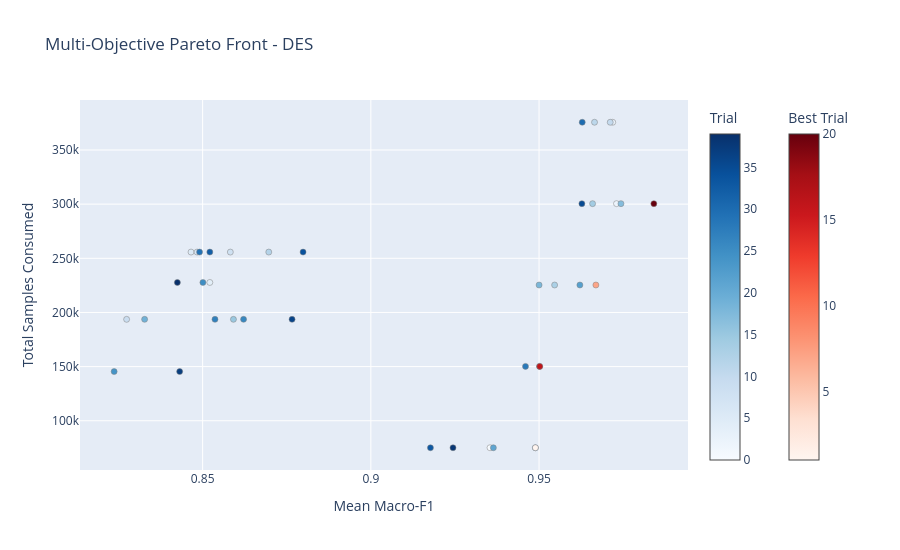

Source (notebook cell):
### Code cell
from optuna.visualization import plot_pareto_front

fig = plot_pareto_front(
    study,
    target_names=["Mean Macro-F1", "Total Samples Consumed"]
)
fig.update_layout(
    title=f"Multi-Objective Pareto Front - {TARGET_REGION}",
    width=900,
    height=550
)
fig.show()

# Optional: export interactive HTML
fig.write_html(output_config_dir / f"{TARGET_REGION}_pareto_frontier.html")

### Figure 1 — Plotly figure (JSON) as saved in the notebook; plotly's stock layout.template omitted (floating-point values rounded to 4 significant figures)
{"data": [{"hovertemplate": "%{text}<extra>Trial</extra>", "marker": {"color": [0, 2, 3, 4, 5, 6, 8, 9, 10, 11, 12, 13, 14, 15, 17, 18, 19, 21, 22, 23, 24, 25, 26, 27, 28, 29, 30, 31, 32, 33, 34, 35, 36, 37, 38, 39], "colorbar": {"title": {"text": "Trial"}}, "colorscale": [[0, "rgb(247,251,255)"], [0.125, "rgb(222,235,247)"], [0.25, "rgb(198,219,239)"], [0.375, "rgb(158,202,225)"], [0.5, "rgb(107,174,214)"], [0.625, "rgb(66,146,198)"], [0.75, "rgb(33,113,181)"], [0.875, "rgb(8,81,156)"], [1, "rgb(8,48,107)"]], "line": {"color": "Grey", "width": 0.5}}, "mode": "markers", "showlegend": false, "text": ["{<br>  \"number\": 0,<br>  \"values\": [<br>    0.9354234128968871,<br>    75101.0<br>  ],<br>  \"params\": {<br>    \"sampling_strategy\": \"stratified\",<br>    \"feature_strategy\": \"all\",<br>    \"max_input_features\": 86,<br>    \"train_fraction\": 0.2,<br>    \"numberOfTrees\": 75,<br>    \"minLeafPopulation\": 5<br>  }<br>}", "{<br>  \"number\": 2,<br>  \"values\": [<br>    0.9730233123727845,<br>    300458.0<br>  ],<br>  \"params\": {<br>    \"sampling_strategy\": \"stratified\",<br>    \"feature_strategy\": \"uncorrelated\",<br>    \"train_fraction\": 0.8,<br>    \"numberOfTrees\": 150,<br>    \"minLeafPopulation\": 3<br>  }<br>}", "{<br>  \"number\": 3,<br>  \"values\": [<br>    0.971902771277363,<br>    375603.0<br>  ],<br>  \"params\": {<br>    \"sampling_strategy\": \"stratified\",<br>    \"feature_strategy\": \"uncorrelated\",<br>    \"train_fraction\": 1.0,<br>    \"numberOfTrees\": 150,<br>    \"minLeafPopulation\": 5<br>  }<br>}", "{<br>  \"number\": 4,<br>  \"values\": [<br>    0.8521395264732607,<br>    227700.0<br>  ],<br>  \"params\": {<br>    \"sampling_strategy\": \"reference_balanced\",<br>    \"feature_strategy\": \"all\",<br>    \"max_input_features\": 59,<br>    \"train_fraction\": 0.8,<br>    \"numberOfTrees\": 125,<br>    \"minLeafPopulation\": 3<br>  }<br>}", "{<br>  \"number\": 5,<br>  \"values\": [<br>    0.8465492962162465,<br>    255749.0<br>  ],<br>  \"params\": {<br>    \"sampling_strategy\": \"reference_balanced\",<br>    \"feature_strategy\": \"uncorrelated\",<br>    \"train_fraction\": 1.0,<br>    \"numberOfTrees\": 75,<br>    \"minLeafPopulation\": 7<br>  }<br>}", "{<br>  \"number\": 6,<br>  \"values\": [<br>    0.8483526884001742,<br>    255749.0<br>  ],<br>  \"params\": {<br>    \"sampling_strategy\": \"reference_balanced\",<br>    \"feature_strategy\": \"uncorrelated\",<br>    \"train_fraction\": 1.0,<br>    \"numberOfTrees\": 100,<br>    \"minLeafPopulation\": 7<br>  }<br>}", "{<br>  \"number\": 8,<br>  \"values\": [<br>    0.8582317549486987,<br>    255749.0<br>  ],<br>  \"params\": {<br>    \"sampling_strategy\": \"reference_balanced\",<br>    \"feature_strategy\": \"all\",<br>    \"max_input_features\": 26,<br>    \"train_fraction\": 1.0,<br>    \"numberOfTrees\": 100,<br>    \"minLeafPopulation\": 6<br>  }<br>}", "{<br>  \"number\": 9,<br>  \"values\": [<br>    0.8274031072423054,<br>    193645.0<br>  ],<br>  \"params\": {<br>    \"sampling_strategy\": \"reference_balanced\",<br>    \"feature_strategy\": \"all\",<br>    \"max_input_features\": 93,<br>    \"train_fraction\": 0.6000000000000001,<br>    \"numberOfTrees\": 50,<br>    \"minLeafPopulation\": 12<br>  }<br>}", "{<br>  \"number\": 10,<br>  \"values\": [<br>    0.9711578580451606,<br>    375603.0<br>  ],<br>  \"params\": {<br>    \"sampling_strategy\": \"stratified\",<br>    \"feature_strategy\": \"all\",<br>    \"max_input_features\": 49,<br>    \"train_fraction\": 1.0,<br>    \"numberOfTrees\": 125,<br>    \"minLeafPopulation\": 8<br>  }<br>}", "{<br>  \"number\": 11,<br>  \"values\": [<br>    0.9664883455590092,<br>    375603.0<br>  ],<br>  \"params\": {<br>    \"sampling_strategy\": \"stratified\",<br>    \"feature_strategy\": \"all\",<br>    \"max_input_features\": 90,<br>    \"train_fraction\": 1.0,<br>    \"numberOfTrees\": 150,<br>    \"minLeafPopulation\": 6<br>  }<br>}", "{<br>  \"number\": 12,<br>  \"values\": [<br>    0.8696580487181527,<br>    255749.0<br>  ],<br>  \"params\": {<br>    \"sampling_strategy\": \"reference_balanced\",<br>    \"feature_strategy\": \"all\",<br>    \"max_input_features\": 40,<br>    \"train_fraction\": 1.0,<br>    \"numberOfTrees\": 50,<br>    \"minLeafPopulation\": 2<br>  }<br>}", "{<br>  \"number\": 13,<br>  \"values\": [<br>    0.9546253357438093,<br>    225344.0<br>  ],<br>  \"params\": {<br>    \"sampling_strategy\": \"stratified\",<br>    \"feature_strategy\": \"uncorrelated\",<br>    \"train_fraction\": 0.6000000000000001,<br>    \"numberOfTrees\": 125,<br>    \"minLeafPopulation\": 11<br>  }<br>}", "{<br>  \"number\": 14,<br>  \"values\": [<br>    0.9659093881627578,<br>    300458.0<br>  ],<br>  \"params\": {<br>    \"sampling_strategy\": \"stratified\",<br>    \"feature_strategy\": \"uncorrelated\",<br>    \"train_fraction\": 0.8,<br>    \"numberOfTrees\": 125,<br>    \"minLeafPopulation\": 7<br>  }<br>}", "{<br>  \"number\": 15,<br>  \"values\": [<br>    0.8591591374463401,<br>    193645.0<br>  ],<br>  \"params\": {<br>    \"sampling_strategy\": \"reference_balanced\",<br>    \"feature_strategy\": \"uncorrelated\",<br>    \"train_fraction\": 0.6000000000000001,<br>    \"numberOfTrees\": 75,<br>    \"minLeafPopulation\": 3<br>  }<br>}", "{<br>  \"number\": 17,<br>  \"values\": [<br>    0.9743449844892784,<br>    300458.0<br>  ],<br>  \"params\": {<br>    \"sampling_strategy\": \"stratified\",<br>    \"feature_strategy\": \"uncorrelated\",<br>    \"train_fraction\": 0.8,<br>    \"numberOfTrees\": 125,<br>    \"minLeafPopulation\": 2<br>  }<br>}", "{<br>  \"number\": 18,<br>  \"values\": [<br>    0.9500080665720512,<br>    225344.0<br>  ],<br>  \"params\": {<br>    \"sampling_strategy\": \"stratified\",<br>    \"feature_strategy\": \"all\",<br>    \"max_input_features\": 71,<br>    \"train_fraction\": 0.6000000000000001,<br>    \"numberOfTrees\": 150,<br>    \"minLeafPopulation\": 12<br>  }<br>}", "{<br>  \"number\": 19,<br>  \"values\": [<br>    0.8327547443250422,<br>    193645.0<br>  ],<br>  \"params\": {<br>    \"sampling_strategy\": \"reference_balanced\",<br>    \"feature_strategy\": \"all\",<br>    \"max_input_features\": 77,<br>    \"train_fraction\": 0.6000000000000001,<br>    \"numberOfTrees\": 150,<br>    \"minLeafPopulation\": 10<br>  }<br>}", "{<br>  \"number\": 21,<br>  \"values\": [<br>    0.9364205138838004,<br>    75101.0<br>  ],<br>  \"params\": {<br>    \"sampling_strategy\": \"stratified\",<br>    \"feature_strategy\": \"all\",<br>    \"max_input_features\": 79,<br>    \"train_fraction\": 0.2,<br>    \"numberOfTrees\": 125,<br>    \"minLeafPopulation\": 5<br>  }<br>}", "{<br>  \"number\": 22,<br>  \"values\": [<br>    0.9621367943096057,<br>    225344.0<br>  ],<br>  \"params\": {<br>    \"sampling_strategy\": \"stratified\",<br>    \"feature_strategy\": \"uncorrelated\",<br>    \"train_fraction\": 0.6000000000000001,<br>    \"numberOfTrees\": 100,<br>    \"minLeafPopulation\": 6<br>  }<br>}", "{<br>  \"number\": 23,<br>  \"values\": [<br>    0.9501317331082886,<br>    150215.0<br>  ],<br>  \"params\": {<br>    \"sampling_strategy\": \"stratified\",<br>    \"feature_strategy\": \"uncorrelated\",<br>    \"train_fraction\": 0.4,<br>    \"numberOfTrees\": 125,<br>    \"minLeafPopulation\": 7<br>  }<br>}", "{<br>  \"number\": 24,<br>  \"values\": [<br>    0.8236959922809857,<br>    145434.0<br>  ],<br>  \"params\": {<br>    \"sampling_strategy\": \"reference_balanced\",<br>    \"feature_strategy\": \"all\",<br>    \"max_input_features\": 79,<br>    \"train_fraction\": 0.4,<br>    \"numberOfTrees\": 75,<br>    \"minLeafPopulation\": 12<br>  }<br>}", "{<br>  \"number\": 25,<br>  \"values\": [<br>    0.8500809439453662,<br>    227700.0<br>  ],<br>  \"params\": {<br>    \"sampling_strategy\": \"reference_balanced\",<br>    \"feature_strategy\": \"uncorrelated\",<br>    \"train_fraction\": 0.8,<br>    \"numberOfTrees\": 150,<br>    \"minLeafPopulation\": 5<br>  }<br>}", "{<br>  \"number\": 26,<br>  \"values\": [<br>    0.8621670133637,<br>    193645.0<br>  ],<br>  \"params\": {<br>    \"sampling_strategy\": \"reference_balanced\",<br>    \"feature_strategy\": \"uncorrelated\",<br>    \"train_fraction\": 0.6000000000000001,<br>    \"numberOfTrees\": 125,<br>    \"minLeafPopulation\": 3<br>  }<br>}", "{<br>  \"number\": 27,<br>  \"values\": [<br>    0.8536684527251354,<br>    193645.0<br>  ],<br>  \"params\": {<br>    \"sampling_strategy\": \"reference_balanced\",<br>    \"feature_strategy\": \"uncorrelated\",<br>    \"train_fraction\": 0.6000000000000001,<br>    \"numberOfTrees\": 150,<br>    \"minLeafPopulation\": 4<br>  }<br>}", "{<br>  \"number\": 28,<br>  \"values\": [<br>    0.9459709683787139,<br>    150215.0<br>  ],<br>  \"params\": {<br>    \"sampling_strategy\": \"stratified\",<br>    \"feature_strategy\": \"uncorrelated\",<br>    \"train_fraction\": 0.4,<br>    \"numberOfTrees\": 150,<br>    \"minLeafPopulation\": 9<br>  }<br>}", "{<br>  \"number\": 29,<br>  \"values\": [<br>    0.8490893519064265,<br>    255749.0<br>  ],<br>  \"params\": {<br>    \"sampling_strategy\": \"reference_balanced\",<br>    \"feature_strategy\": \"uncorrelated\",<br>    \"train_fraction\": 1.0,<br>    \"numberOfTrees\": 100,<br>    \"minLeafPopulation\": 8<br>  }<br>}", "{<br>  \"number\": 30,<br>  \"values\": [<br>    0.9628304102532607,<br>    375603.0<br>  ],<br>  \"params\": {<br>    \"sampling_strategy\": \"stratified\",<br>    \"feature_strategy\": \"all\",<br>    \"max_input_features\": 58,<br>    \"train_fraction\": 1.0,<br>    \"numberOfTrees\": 150,<br>    \"minLeafPopulation\": 12<br>  }<br>}", "{<br>  \"number\": 31,<br>  \"values\": [<br>    0.9489070828400363,<br>    75101.0<br>  ],<br>  \"params\": {<br>    \"sampling_strategy\": \"stratified\",<br>    \"feature_strategy\": \"all\",<br>    \"max_input_features\": 76,<br>    \"train_fraction\": 0.2,<br>    \"numberOfTrees\": 125,<br>    \"minLeafPopulation\": 2<br>  }<br>}", "{<br>  \"number\": 32,<br>  \"values\": [<br>    0.852137505809213,<br>    255749.0<br>  ],<br>  \"params\": {<br>    \"sampling_strategy\": \"reference_balanced\",<br>    \"feature_strategy\": \"all\",<br>    \"max_input_features\": 52,<br>    \"train_fraction\": 1.0,<br>    \"numberOfTrees\": 50,<br>    \"minLeafPopulation\": 5<br>  }<br>}", "{<br>  \"number\": 33,<br>  \"values\": [<br>    0.9177130322045347,<br>    75101.0<br>  ],<br>  \"params\": {<br>    \"sampling_strategy\": \"stratified\",<br>    \"feature_strategy\": \"all\",<br>    \"max_input_features\": 35,<br>    \"train_fraction\": 0.2,<br>    \"numberOfTrees\": 150,<br>    \"minLeafPopulation\": 12<br>  }<br>}", "{<br>  \"number\": 34,<br>  \"values\": [<br>    0.8798500774584279,<br>    255749.0<br>  ],<br>  \"params\": {<br>    \"sampling_strategy\": \"reference_balanced\",<br>    \"feature_strategy\": \"all\",<br>    \"max_input_features\": 28,<br>    \"train_fraction\": 1.0,<br>    \"numberOfTrees\": 100,<br>    \"minLeafPopulation\": 2<br>  }<br>}", "{<br>  \"number\": 35,<br>  \"values\": [<br>    0.9627317133203332,<br>    300458.0<br>  ],<br>  \"params\": {<br>    \"sampling_strategy\": \"stratified\",<br>    \"feature_strategy\": \"uncorrelated\",<br>    \"train_fraction\": 0.8,<br>    \"numberOfTrees\": 50,<br>    \"minLeafPopulation\": 8<br>  }<br>}", "{<br>  \"number\": 36,<br>  \"values\": [<br>    0.8765778895176061,<br>    193645.0<br>  ],<br>  \"params\": {<br>    \"sampling_strategy\": \"reference_balanced\",<br>    \"feature_strategy\": \"uncorrelated\",<br>    \"train_fraction\": 0.6000000000000001,<br>    \"numberOfTrees\": 150,<br>    \"minLeafPopulation\": 2<br>  }<br>}", "{<br>  \"number\": 37,<br>  \"values\": [<br>    0.8431697410729414,<br>    145434.0<br>  ],<br>  \"params\": {<br>    \"sampling_strategy\": \"reference_balanced\",<br>    \"feature_strategy\": \"uncorrelated\",<br>    \"train_fraction\": 0.4,<br>    \"numberOfTrees\": 100,<br>    \"minLeafPopulation\": 9<br>  }<br>}", "{<br>  \"number\": 38,<br>  \"values\": [<br>    0.9244155475848104,<br>    75101.0<br>  ],<br>  \"params\": {<br>    \"sampling_strategy\": \"stratified\",<br>    \"feature_strategy\": \"uncorrelated\",<br>    \"train_fraction\": 0.2,<br>    \"numberOfTrees\": 125,<br>    \"minLeafPopulation\": 9<br>  }<br>}", "{<br>  \"number\": 39,<br>  \"values\": [<br>    0.8424890073554504,<br>    227700.0<br>  ],<br>  \"params\": {<br>    \"sampling_strategy\": \"reference_balanced\",<br>    \"feature_strategy\": \"uncorrelated\",<br>    \"train_fraction\": 0.8,<br>    \"numberOfTrees\": 150,<br>    \"minLeafPopulation\": 11<br>  }<br>}"], "type": "scatter", "x": [0.9354, 0.973, 0.9719, 0.8521, 0.8465, 0.8484, 0.8582, 0.8274, 0.9712, 0.9665, 0.8697, 0.9546, 0.9659, 0.8592, 0.9743, 0.95, 0.8328, 0.9364, 0.9621, 0.9501, 0.8237, 0.8501, 0.8622, 0.8537, 0.946, 0.8491, 0.9628, 0.9489, 0.8521, 0.9177, 0.8799, 0.9627, 0.8766, 0.8432, 0.9244, 0.8425], "y": [75101, 300458, 375603, 227700, 255749, 255749, 255749, 193645, 375603, 375603, 255749, 225344, 300458, 193645, 300458, 225344, 193645, 75101, 225344, 150215, 145434, 227700, 193645, 193645, 150215, 255749, 375603, 75101, 255749, 75101, 255749, 300458, 193645, 145434, 75101, 227700]}, {"hovertemplate": "%{text}<extra>Best Trial</extra>", "marker": {"color": [1, 7, 16, 20], "colorbar": {"title": {"text": "Best Trial"}, "x": 1.1, "xpad": 40}, "colorscale": [[0, "rgb(255,245,240)"], [0.125, "rgb(254,224,210)"], [0.25, "rgb(252,187,161)"], [0.375, "rgb(252,146,114)"], [0.5, "rgb(251,106,74)"], [0.625, "rgb(239,59,44)"], [0.75, "rgb(203,24,29)"], [0.875, "rgb(165,15,21)"], [1, "rgb(103,0,13)"]], "line": {"color": "Grey", "width": 0.5}}, "mode": "markers", "showlegend": false, "text": ["{<br>  \"number\": 1,<br>  \"values\": [<br>    0.9489102650224308,<br>    75101.0<br>  ],<br>  \"params\": {<br>    \"sampling_strategy\": \"stratified\",<br>    \"feature_strategy\": \"all\",<br>    \"max_input_features\": 18,<br>    \"train_fraction\": 0.2,<br>    \"numberOfTrees\": 50,<br>    \"minLeafPopulation\": 6<br>  }<br>}", "{<br>  \"number\": 7,<br>  \"values\": [<br>    0.9668902300760531,<br>    225344.0<br>  ],<br>  \"params\": {<br>    \"sampling_strategy\": \"stratified\",<br>    \"feature_strategy\": \"uncorrelated\",<br>    \"train_fraction\": 0.6000000000000001,<br>    \"numberOfTrees\": 50,<br>    \"minLeafPopulation\": 4<br>  }<br>}", "{<br>  \"number\": 16,<br>  \"values\": [<br>    0.9502142377790057,<br>    150215.0<br>  ],<br>  \"params\": {<br>    \"sampling_strategy\": \"stratified\",<br>    \"feature_strategy\": \"uncorrelated\",<br>    \"train_fraction\": 0.4,<br>    \"numberOfTrees\": 50,<br>    \"minLeafPopulation\": 7<br>  }<br>}", "{<br>  \"number\": 20,<br>  \"values\": [<br>    0.984123120679924,<br>    300458.0<br>  ],<br>  \"params\": {<br>    \"sampling_strategy\": \"stratified\",<br>    \"feature_strategy\": \"all\",<br>    \"max_input_features\": 13,<br>    \"train_fraction\": 0.8,<br>    \"numberOfTrees\": 150,<br>    \"minLeafPopulation\": 3<br>  }<br>}"], "type": "scatter", "x": [0.9489, 0.9669, 0.9502, 0.9841], "y": [75101, 225344, 150215, 300458]}], "layout": {"height": 550, "title": {"text": "Multi-Objective Pareto Front - DES"}, "width": 900, "xaxis": {"title": {"text": "Mean Macro-F1"}}, "yaxis": {"title": {"text": "Total Samples Consumed"}}}}
